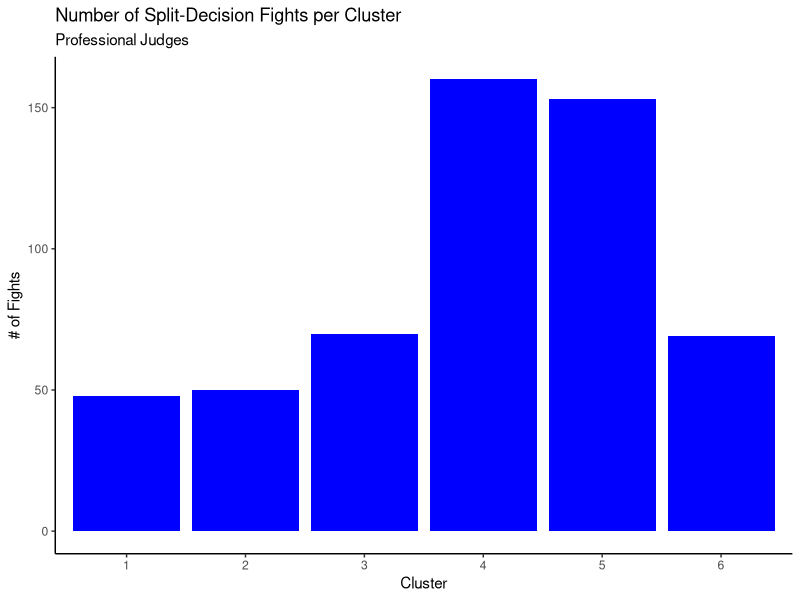
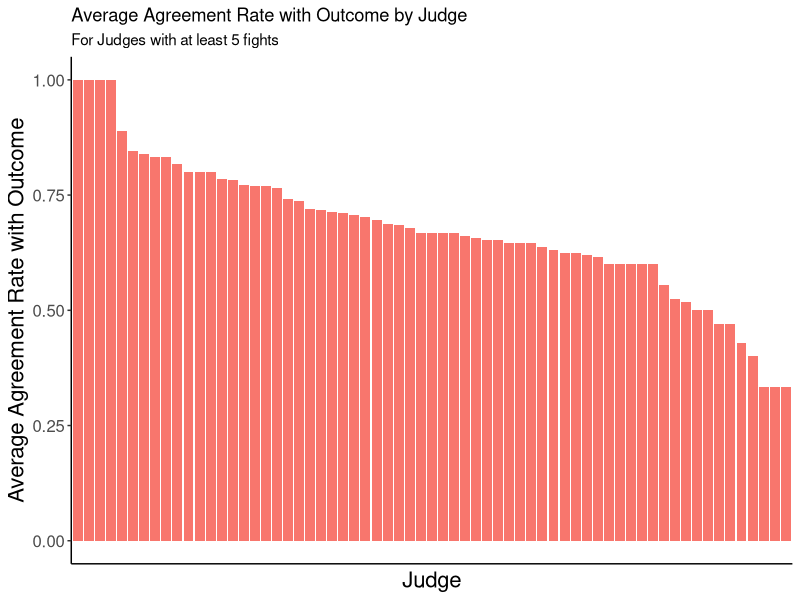
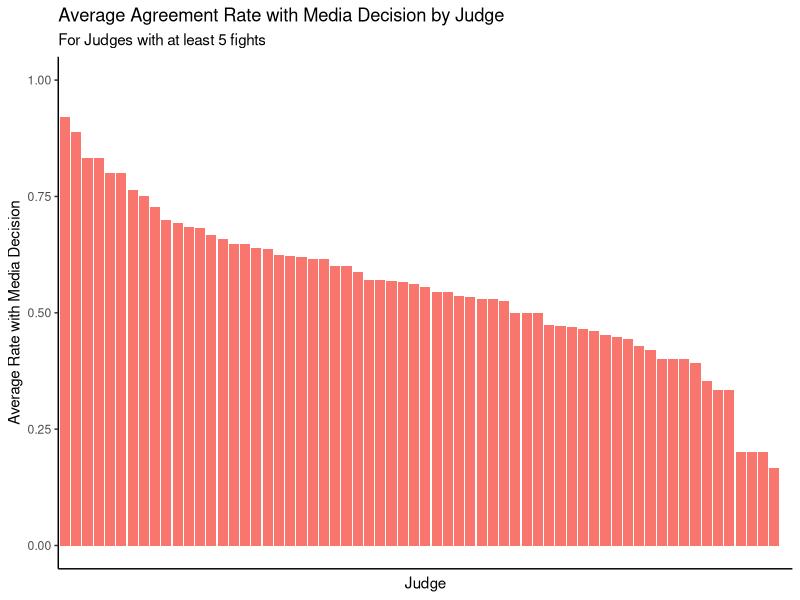
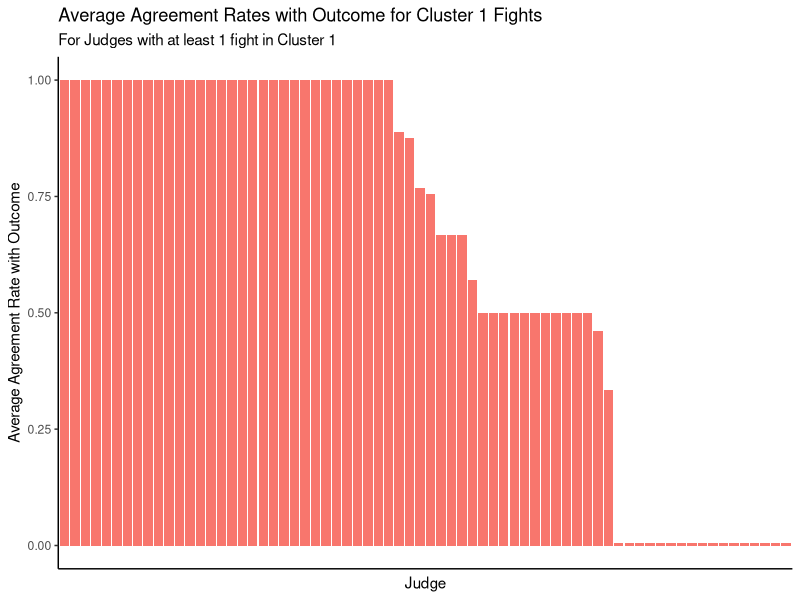
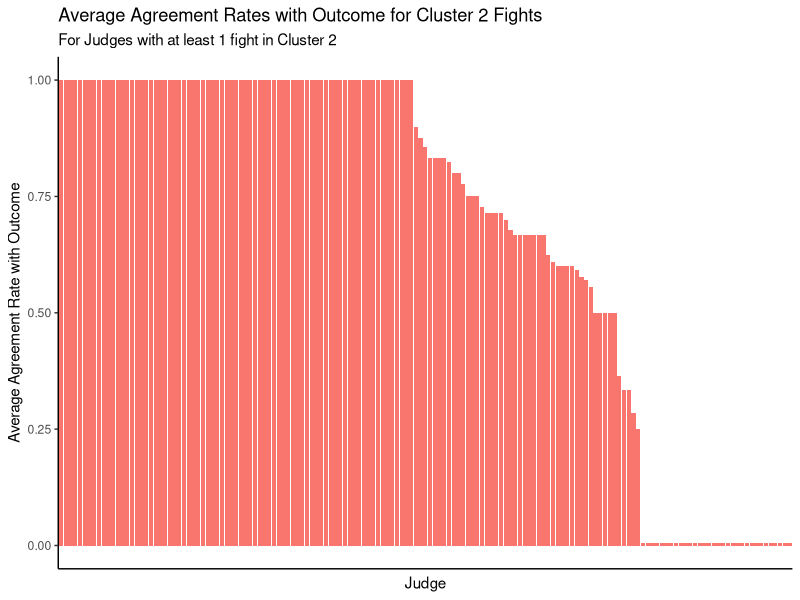
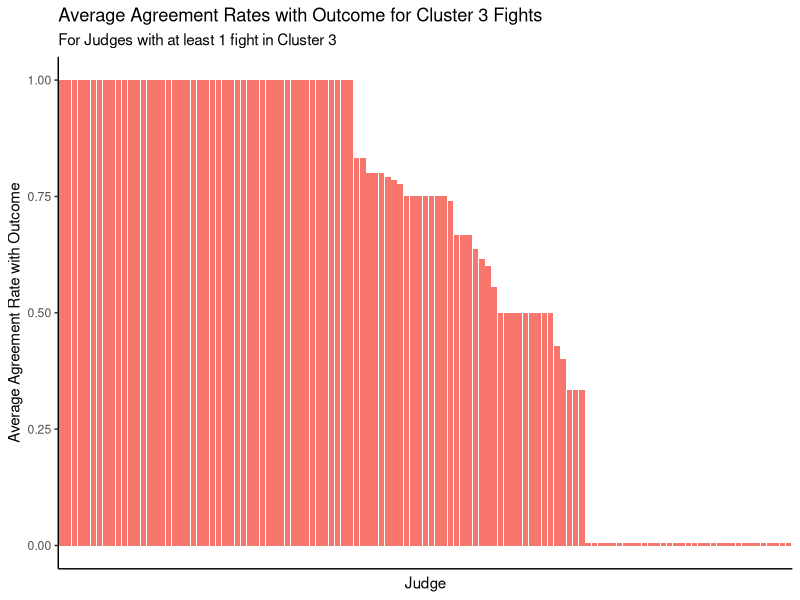
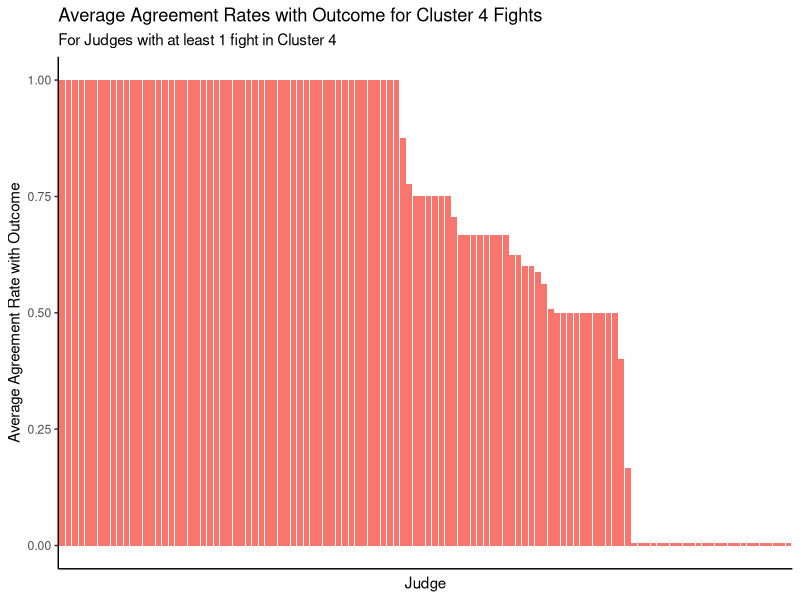
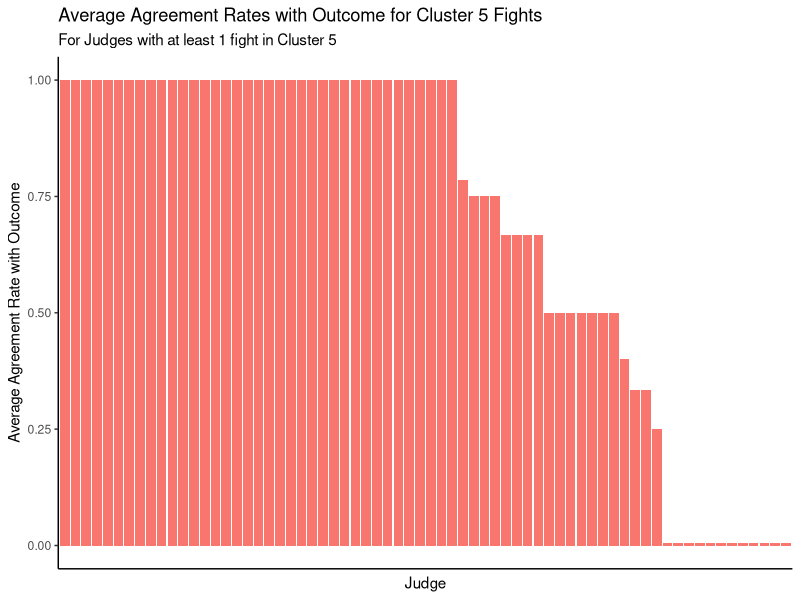

These charts were generated, in order, by the following R code:
library(tidyverse)
library(readxl)
library(ggplot2)
library(ggsci)
library(cowplot)
library(reshape2)
library(viridis)
################################################################################
setwd("~/Documents/MIT/15.285_Sports_Analytics/Sports")
################################################################################
### Judge IDs
ids <- read_csv("unique_judges.csv")
names(ids) <- c("ID", "Judge Name")

media_df <- data.frame(ID=-1,
                       Judge_Name="Media")
names(media_df) <- c("ID", "Judge Name")

ids <- rbind(ids, media_df)
rm(media_df)

### average_agreements.csv -> judge agreement with fight outcome
agreements <- read_csv("average_agreements.csv")
agreements <- agreements[, -1]
agreements <- merge(x=ids %>% filter(`Judge Name` != "Media"),
                    y=agreements,
                    on="Judge Name")

### average_agreements_media.csv -> judge agreement with media
media_agreements <- read_csv("average_agreements_media.csv")
media_agreements <- media_agreements[, -1]
media_agreements <- merge(x=ids %>% filter(`Judge Name` != "Media"),
                          y=media_agreements,
                          on="Judge Name")

### analysis.csv -> table of statistics of fights (w/ cluster numbers)
analysis <- read_csv("analysis.csv")
analysis <- analysis[, -1]

### judges_stats_per_cluster.csv -> judge agreement stats per cluster
judge_stats <- read_csv("judges_stats_per_cluster.csv")
judge_stats <- judge_stats[, -1]
judge_stats <- merge(x=ids,
                     y=judge_stats,
                     by.x="Judge Name",
                     by.y="Judge")
################################################################################
### Number of Fights by Cluster
ggplot(data=analysis %>% mutate(Cluster = Cluster+1), aes(x=as.factor(Cluster), group=as.factor(Cluster), fill=as.factor(reorder(Cluster, desc(Cluster))))) +
    geom_bar(fill="blue") +
    labs(x="Cluster",
         y="# of Fights",
         fill="Cluster",
         title="Number of Split-Decision Fights per Cluster",
         subtitle="Professional Judges") +
    theme_classic() +
    theme(legend.position="none")
ggsave(filename="professional_judge_votes_histogram.png", path="figures")

### Graph for % Agreement of Outcome by Judge
agreements_plot <- agreements %>%
    filter(Count >= 5)
ggplot(data=agreements_plot, aes(x=as.factor(reorder(ID, desc(Average_Agreement))), y=Average_Agreement, fill="Red")) +
    geom_col() +
    theme_classic() +
    theme(legend.position="none",
          axis.text.x=element_blank(),
          axis.ticks.x=element_blank()) +
    labs(x="Judge",
         y="Average Agreement Rate with Outcome",
         title="Average Agreement Rate with Outcome by Judge",
         subtitle="For Judges with at least 5 fights") +
    ylim(0, 1) +
    theme(axis.text.y=element_text(size=12),
          axis.title.y=element_text(size=16),
          axis.title.x=element_text(size=16))
ggsave(filename="agreement_rate_by_judge_outcome_all_clusters.png", path="figures")

### Graph for % Agreement of Media by Judge
media_agreements_plot <- media_agreements %>%
    filter(Count >= 5)
ggplot(data=media_agreements_plot, aes(x=as.factor(reorder(ID, desc(Average_Agreement))), y=Average_Agreement, fill="Red")) +
    geom_col() +
    theme_classic() +
    theme(legend.position="none",
          axis.text.x=element_blank(),
          axis.ticks.x=element_blank()) +
    labs(x="Judge",
         y="Average Rate with Media Decision",
         title="Average Agreement Rate with Media Decision by Judge",
         subtitle="For Judges with at least 5 fights") +
    ylim(0, 1)
ggsave(filename="agreement_rate_by_judge_media_all_clusters.png", path="figures")

### Graph for % Agreement of Outcome by Judge, by Cluster
# Cluster 1
ggplot(data=judge_stats %>%
           filter(Cluster_0_Prop != -1) %>%
           mutate(Cluster_0_Prop = ifelse(Cluster_0_Prop == 0, 0.005, Cluster_0_Prop)),
       aes(x=as.factor(reorder(ID, desc(Cluster_0_Prop))),
           y=Cluster_0_Prop,
           fill="Red")) +
    geom_col() +
    theme_classic() +
    theme(legend.position="none",
          axis.text.x=element_blank(),
          axis.ticks.x=element_blank()) +
    labs(x="Judge",
         y="Average Agreement Rate with Outcome",
         title="Average Agreement Rates with Outcome for Cluster 1 Fights",
         subtitle="For Judges with at least 1 fight in Cluster 1")
ggsave(filename="agreement_rate_by_judge_outcome_cluster_1.png", path="figures")

# Cluster 2
ggplot(data=judge_stats %>%
            filter(Cluster_1_Prop != -1) %>%
            mutate(Cluster_1_Prop = ifelse(Cluster_1_Prop == 0, 0.005, Cluster_1_Prop)),
       aes(x=as.factor(reorder(ID, desc(Cluster_1_Prop))),
           y=Cluster_1_Prop,
           fill="Red")) +
    geom_col() +
    theme_classic() +
    theme(legend.position="none",
          axis.text.x=element_blank(),
          axis.ticks.x=element_blank()) +
    labs(x="Judge",
         y="Average Agreement Rate with Outcome",
         title="Average Agreement Rates with Outcome for Cluster 2 Fights",
         subtitle="For Judges with at least 1 fight in Cluster 2")
ggsave(filename="agreement_rate_by_judge_outcome_cluster_2.png", path="figures")

# Cluster 3
ggplot(data=judge_stats %>%
           filter(Cluster_2_Prop != -1) %>%
           mutate(Cluster_2_Prop = ifelse(Cluster_2_Prop == 0, 0.005, Cluster_2_Prop)),
       aes(x=as.factor(reorder(ID, desc(Cluster_2_Prop))),
           y=Cluster_2_Prop,
           fill="Red")) +
    geom_col() +
    theme_classic() +
    theme(legend.position="none",
          axis.text.x=element_blank(),
          axis.ticks.x=element_blank()) +
    labs(x="Judge",
         y="Average Agreement Rate with Outcome",
         title="Average Agreement Rates with Outcome for Cluster 3 Fights",
         subtitle="For Judges with at least 1 fight in Cluster 3")
ggsave(filename="agreement_rate_by_judge_outcome_cluster_3.png", path="figures")

# Cluster 4
ggplot(data=judge_stats %>%
           filter(Cluster_3_Prop != -1) %>%
           mutate(Cluster_3_Prop = ifelse(Cluster_3_Prop == 0, 0.005, Cluster_3_Prop)),
       aes(x=as.factor(reorder(ID, desc(Cluster_3_Prop))),
           y=Cluster_3_Prop,
           fill="Red")) +
    geom_col() +
    theme_classic() +
    theme(legend.position="none",
          axis.text.x=element_blank(),
          axis.ticks.x=element_blank()) +
    labs(x="Judge",
         y="Average Agreement Rate with Outcome",
         title="Average Agreement Rates with Outcome for Cluster 4 Fights",
         subtitle="For Judges with at least 1 fight in Cluster 4")
ggsave(filename="agreement_rate_by_judge_outcome_cluster_4.png", path="figures")

# Cluster 5
ggplot(data=judge_stats %>%
           filter(Cluster_4_Prop != -1) %>%
           mutate(Cluster_4_Prop = ifelse(Cluster_4_Prop == 0, 0.005, Cluster_4_Prop)),
       aes(x=as.factor(reorder(ID, desc(Cluster_4_Prop))),
           y=Cluster_4_Prop,
           fill="Red")) +
    geom_col() +
    theme_classic() +
    theme(legend.position="none",
          axis.text.x=element_blank(),
          axis.ticks.x=element_blank()) +
    labs(x="Judge",
         y="Average Agreement Rate with Outcome",
         title="Average Agreement Rates with Outcome for Cluster 5 Fights",
         subtitle="For Judges with at least 1 fight in Cluster 5")
ggsave(filename="agreement_rate_by_judge_outcome_cluster_5.png", path="figures")

# Cluster 6
ggplot(data=judge_stats %>%
           filter(Cluster_5_Prop != -1) %>%
           mutate(Cluster_5_Prop = ifelse(Cluster_5_Prop == 0, 0.005, Cluster_5_Prop)),
       aes(x=as.factor(reorder(ID, desc(Cluster_5_Prop))),
           y=Cluster_5_Prop,
           fill="Red")) +
    geom_col() +
    theme_classic() +
    theme(legend.position="none",
          axis.text.x=element_blank(),
          axis.ticks.x=element_blank()) +
    labs(x="Judge",
         y="Average Agreement Rate with Outcome",
         title="Average Agreement Rates with Outcome for Cluster 6 Fights",
         subtitle="For Judges with at least 1 fight in Cluster 6")
ggsave(filename="agreement_rate_by_judge_outcome_cluster_6.png", path="figures")

### Graph for % Agreement of Media by Judge, by Cluster
# Cluster 1
ggplot(data=judge_stats %>%
           filter(Cluster_0_Prop_media != -1) %>%
           mutate(Cluster_0_Prop_media = ifelse(Cluster_0_Prop_media == 0, 0.005, Cluster_0_Prop_media)),
       aes(x=as.factor(reorder(ID, desc(Cluster_0_Prop_media))),
           y=Cluster_0_Prop_media,
           fill="Red")) +
    geom_col() +
    theme_classic() +
    theme(legend.position="none",
          axis.text.x=element_blank(),
          axis.ticks.x=element_blank()) +
    labs(x="Judge",
         y="Average Agreement Rate with Media Decision",
         title="Average Agreement Rates with Media Decision for Cluster 1 Fights",
         subtitle="For Judges with at least 1 fight in Cluster 1")
ggsave(filename="agreement_rate_by_judge_media_cluster_1.png", path="figures")

# Cluster 2
ggplot(data=judge_stats %>%
           filter(Cluster_1_Prop_media != -1) %>%
           mutate(Cluster_1_Prop_media = ifelse(Cluster_1_Prop_media == 0, 0.005, Cluster_1_Prop_media)),
       aes(x=as.factor(reorder(ID, desc(Cluster_1_Prop_media))),
           y=Cluster_1_Prop_media,
           fill="Red")) +
    geom_col() +
    theme_classic() +
    theme(legend.position="none",
          axis.text.x=element_blank(),
          axis.ticks.x=element_blank()) +
    labs(x="Judge",
         y="Average Agreement Rate with Media Decision",
         title="Average Agreement Rates with Media Decision for Cluster 2 Fights",
         subtitle="For Judges with at least 1 fight in Cluster 2")
ggsave(filename="agreement_rate_by_judge_media_cluster_2.png", path="figures")

# Cluster 3
ggplot(data=judge_stats %>%
           filter(Cluster_2_Prop_media != -1) %>%
           mutate(Cluster_2_Prop_media = ifelse(Cluster_2_Prop_media == 0, 0.005, Cluster_2_Prop_media)),
       aes(x=as.factor(reorder(ID, desc(Cluster_2_Prop_media))),
           y=Cluster_2_Prop_media,
           fill="Red")) +
    geom_col() +
    theme_classic() +
    theme(legend.position="none",
          axis.text.x=element_blank(),
          axis.ticks.x=element_blank()) +
    labs(x="Judge",
         y="Average Agreement Rate with Media Decision",
         title="Average Agreement Rates with Media Decision for Cluster 3 Fights",
         subtitle="For Judges with at least 1 fight in Cluster 3")
ggsave(filename="agreement_rate_by_judge_media_cluster_3.png", path="figures")

# Cluster 4
ggplot(data=judge_stats %>%
           filter(Cluster_3_Prop_media != -1) %>%
           mutate(Cluster_3_Prop_media = ifelse(Cluster_3_Prop_media == 0, 0.005, Cluster_3_Prop_media)),
       aes(x=as.factor(reorder(ID, desc(Cluster_3_Prop_media))),
           y=Cluster_3_Prop_media,
           fill="Red")) +
    geom_col() +
    theme_classic() +
    theme(legend.position="none",
          axis.text.x=element_blank(),
          axis.ticks.x=element_blank()) +
    labs(x="Judge",
         y="Average Agreement Rate with Media Decision",
         title="Average Agreement Rates with Media Decision for Cluster 4 Fights",
         subtitle="For Judges with at least 1 fight in Cluster 4")
ggsave(filename="agreement_rate_by_judge_media_cluster_4.png", path="figures")

# Cluster 5
ggplot(data=judge_stats %>%
           filter(Cluster_4_Prop_media != -1) %>%
           mutate(Cluster_4_Prop_media = ifelse(Cluster_4_Prop_media == 0, 0.005, Cluster_4_Prop_media)),
       aes(x=as.factor(reorder(ID, desc(Cluster_4_Prop_media))),
           y=Cluster_4_Prop_media,
           fill="Red")) +
    geom_col() +
    theme_classic() +
    theme(legend.position="none",
          axis.text.x=element_blank(),
          axis.ticks.x=element_blank()) +
    labs(x="Judge",
         y="Average Agreement Rate with Media Decision",
         title="Average Agreement Rates with Media Decision for Cluster 5 Fights",
         subtitle="For Judges with at least 1 fight in Cluster 5")
ggsave(filename="agreement_rate_by_judge_media_cluster_5.png", path="figures")

# Cluster 6
ggplot(data=judge_stats %>%
           filter(Cluster_5_Prop_media != -1) %>%
           mutate(Cluster_5_Prop_media = ifelse(Cluster_5_Prop_media == 0, 0.005, Cluster_5_Prop_media)),
       aes(x=as.factor(reorder(ID, desc(Cluster_5_Prop_media))),
           y=Cluster_5_Prop_media,
           fill="Red")) +
    geom_col() +
    theme_classic() +
    theme(legend.position="none",
          axis.text.x=element_blank(),
          axis.ticks.x=element_blank()) +
    labs(x="Judge",
         y="Average Agreement Rate with Media Decision",
         title="Average Agreement Rates with Media Decision for Cluster 6 Fights",
         subtitle="For Judges with at least 1 fight in Cluster 6")
ggsave(filename="agreement_rate_by_judge_media_cluster_6.png", path="figures")

### Graph for % Agreement of Media, by Cluster
media_plot <- judge_stats %>%
    filter(`Judge Name` == "Media") %>%
    melt() %>%
    mutate(Cluster=if_else(grepl("_0_", variable, fixed=TRUE), 1,
                   if_else(grepl("_1_", variable, fixed=TRUE), 2,
                   if_else(grepl("_2_", variable, fixed=TRUE), 3,
                   if_else(grepl("_3_", variable, fixed=TRUE), 4,
                   if_else(grepl("_4_", variable, fixed=TRUE), 5,
                   if_else(grepl("_5_", variable, fixed=TRUE), 6, -1)))))),
           type=if_else(grepl("_Count", variable, fixed=TRUE), "Count",
                if_else(grepl("_Prop_media", variable, fixed=TRUE), "Prop_Media",
                if_else(grepl("_Prop", variable, fixed=TRUE), "Prop", "Other")))) %>%
    dcast(`Judge Name` + Cluster ~ type) %>%
    select(`Judge Name`, Cluster, Count, Prop) %>%
    filter(Cluster != -1)

# Count of Media Votes per Cluster
ggplot(data=media_plot,
       aes(x=as.factor(Cluster),
           y=Count,
           group=as.factor(Cluster),
           fill=as.factor(reorder(Cluster, desc(Cluster))))) +
    geom_col(fill="blue") +
    labs(x="Cluster",
         y="# of Fights",
         fill="Cluster",
         title="Number of Split-Decision Fights per Cluster",
         subtitle="Media Scoring") +
    theme_classic() +
    theme(legend.position="none")
ggsave(filename="media_votes_count_histogram.png", path="figures")

# Agreement Proportion of Media per Cluster
ggplot(data=media_plot,
       aes(x=as.factor(Cluster),
           y=Prop)) +
    geom_col(fill="blue") +
    labs(x="Cluster",
         y="Average Agreement Rate of Outcome",
         fill="Cluster",
         title="Average Agreement Rate with Outcome by Cluster",
         subtitle="Media Scoring") +
    theme_classic() +
    theme(legend.position="none")
ggsave(filename="media_votes_agreement_rates_histogram.png", path="figures")
################################################################################
